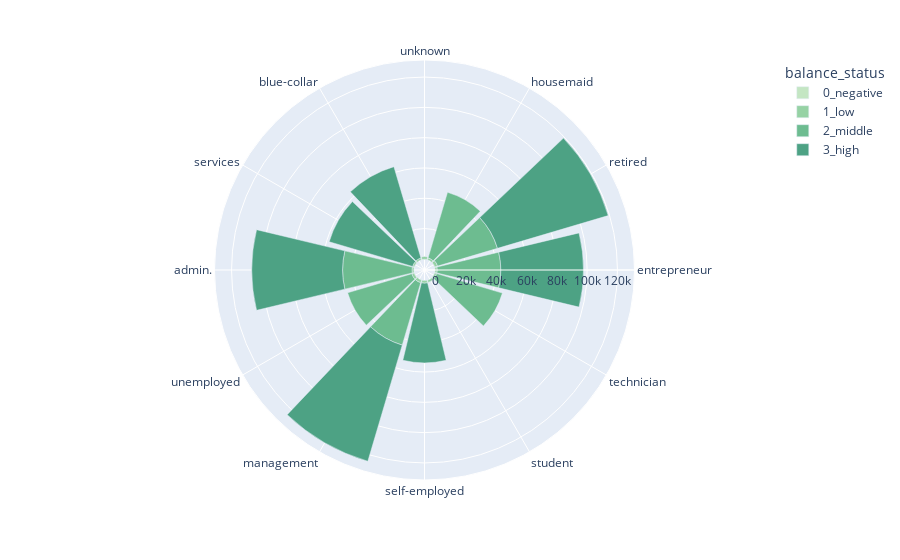

Source (notebook cell):
### Code cell
#balance bar_polar plot by balance_status and job
df = train_data.copy()
df["balance_status"] = np.nan
lst = [df]

for col in lst:
    col.loc[col["balance"] < 0, "balance_status"] = "negative"
    col.loc[(col["balance"] >= 0) & (col["balance"] <= 40000), "balance_status"] = "low"
    col.loc[(col["balance"] > 40000) & (col["balance"] <= 50000), "balance_status"] = "middle"
    col.loc[col["balance"] > 50000, "balance_status"] = "high"
    
# balance by balance_status
negative = df["balance"].loc[df["balance_status"] == "negative"].values.tolist()
low = df["balance"].loc[df["balance_status"] == "low"].values.tolist()
middle = df["balance"].loc[df["balance_status"] == "middle"].values.tolist()
high = df["balance"].loc[df["balance_status"] == "high"].values.tolist()


# Get the average by occupation in each balance category
job_balance = df.groupby(['job', 'balance_status'])['balance'].mean()
# aaa = pd.DataFrame(job_balance)
# aaa.to_excel('./group_by.xlsx')
gbp_data = pd.read_excel('./group_by.xlsx')
#gbp_data['age_class']=gbp_data['age_class'].astype("str")
#gbp_data['balance'] = gbp_data['balance']+415
gbp_data.replace({'balance_status': {"negative":'0_negative', "low":'1_low', "middle":'2_middle', "high":'3_high'}}, inplace=True) 
gbp_data = gbp_data.sort_values(by=['balance_status'], ascending=True)
fig = px.bar_polar(gbp_data, r="balance", theta="job",
                   color="balance_status", 
                   color_discrete_sequence= px.colors.sequential.Blugrn)
fig.show()

### Figure 1 — Plotly figure (JSON) as saved in the notebook; plotly's stock layout.template omitted (floating-point values rounded to 4 significant figures)
{"data": [{"hovertemplate": "balance_status=0_negative<br>balance=%{r}<br>job=%{theta}<extra></extra>", "legendgroup": "0_negative", "marker": {"color": "rgb(196, 230, 195)", "pattern": {"shape": ""}}, "name": "0_negative", "r": [-218, -329.1, -284.1, -360.8, -355.3, -226.7, -382.5, -414.3, -236.9, -304.0, -290.8, -276.7], "showlegend": true, "subplot": "polar", "theta": ["unknown", "housemaid", "retired", "entrepreneur", "technician", "student", "self-employed", "management", "unemployed", "admin.", "services", "blue-collar"], "type": "barpolar"}, {"hovertemplate": "balance_status=1_low<br>balance=%{r}<br>job=%{theta}<extra></extra>", "legendgroup": "1_low", "marker": {"color": "rgb(150, 210, 164)", "pattern": {"shape": ""}}, "name": "1_low", "r": [1133.0, 1952.0, 1428.0, 1779.0, 1750.0, 1845.0, 1677.0, 1334.0, 1460.0, 1243.0, 1246.0, 1396.0], "showlegend": true, "subplot": "polar", "theta": ["services", "retired", "student", "unknown", "self-employed", "management", "unemployed", "housemaid", "entrepreneur", "blue-collar", "admin.", "technician"], "type": "barpolar"}, {"hovertemplate": "balance_status=2_middle<br>balance=%{r}<br>job=%{theta}<extra></extra>", "legendgroup": "2_middle", "marker": {"color": "rgb(109, 188, 144)", "pattern": {"shape": ""}}, "name": "2_middle", "r": [45141, 41242, 41923, 44134, 45248, 45789, 42944], "showlegend": true, "subplot": "polar", "theta": ["housemaid", "retired", "entrepreneur", "unemployed", "technician", "admin.", "management"], "type": "barpolar"}, {"hovertemplate": "balance_status=3_high<br>balance=%{r}<br>job=%{theta}<extra></extra>", "legendgroup": "3_high", "marker": {"color": "rgb(77, 162, 132)", "pattern": {"shape": ""}}, "name": "3_high", "r": [59906, 52587, 79948, 54529, 62790.0, 57435, 76196], "showlegend": true, "subplot": "polar", "theta": ["admin.", "self-employed", "management", "entrepreneur", "blue-collar", "services", "retired"], "type": "barpolar"}], "layout": {"barmode": "relative", "legend": {"title": {"text": "balance_status"}, "tracegroupgap": 0}, "margin": {"t": 60}, "polar": {"angularaxis": {"direction": "clockwise", "rotation": 90}, "domain": {"x": [0, 1], "y": [0, 1]}}}}
